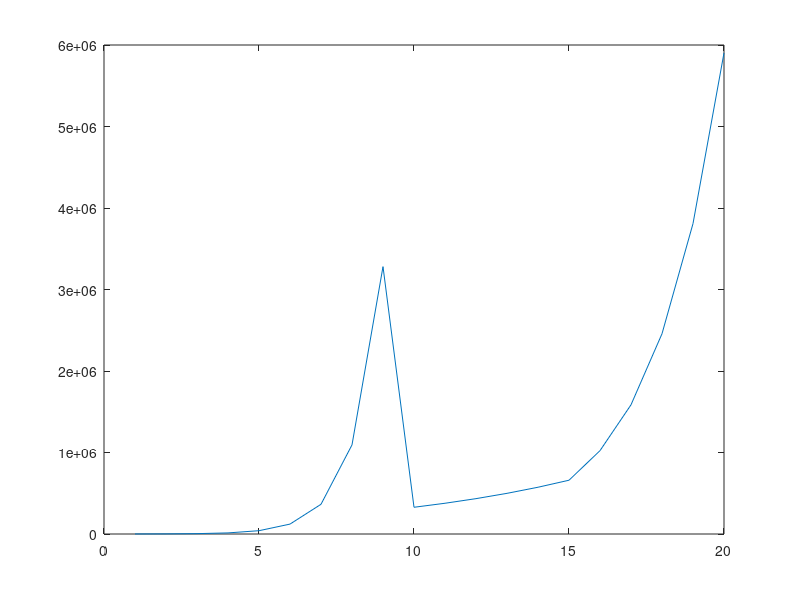

The MATLAB script that drew this image:
clc; clear; clf;

gr = 2; % Growth rate
dr = 0; % Death rate
B(1) = 500; % Initial deposit

for t = 1:19
    if t < 9
    B(t+1) = B(t) + B(t) * (gr - dr);
    elseif t == 9
        B(t+1) = B(t) * 0.1;
    elseif t < 15
        B(t+1) = B(t) + B(t) * 0.15;
    else
        B(t+1) = B(t) + B(t) * 0.55;
    end
end

B(20)
plot(1:20,B)
